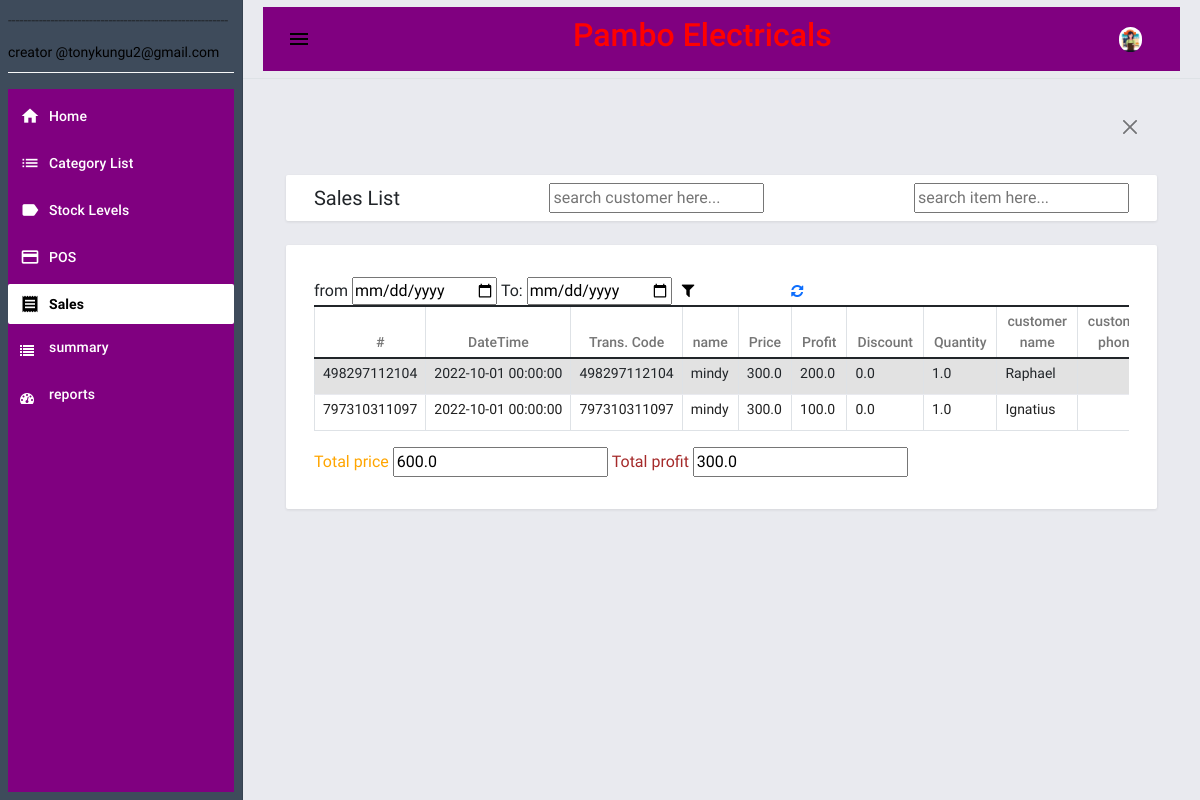
/sales (signed in), run on the app's committed database.
### pambo/database.py (models this page shows)
class sales(posData.Model): # sales info
    sid=posData.Column(posData.Integer,primary_key=True)
    serial=posData.Column(posData.String(100),nullable=False)
    scode=posData.Column(posData.String(100),nullable=False)
    sname=posData.Column(posData.String(100),nullable=False)
    sImage=posData.Column(posData.String(100),nullable=True)
    sDate=posData.Column(posData.DateTime,nullable=False,default=datetime.utcnow)
    sCost=posData.Column(posData.Float,nullable=False)
    sPrice=posData.Column(posData.Float,nullable=False)
    sPriceind=posData.Column(posData.Float,nullable=False)
    sDisc=posData.Column(posData.Float,nullable=True)
    sQuant=posData.Column(posData.Float,nullable=True)
    sProfit=posData.Column(posData.Float,nullable=False)
    sDebtin=posData.Column(posData.Float,nullable=True)
    sDebt=posData.Column(posData.Float,nullable=True)
    sDebtor=posData.Column(posData.String(100),nullable=True)
    sPhone=posData.Column(posData.String(100),nullable=True)
    sPay=posData.Column(posData.DateTime,nullable=True)
    sCreator=posData.Column(posData.String(100),nullable=False)

### pambo/routes.py (the view, shortened to what this page needs)
@app.route('/sales',methods=['GET','POST'])
@login_required
def salesInfo():
    sales_=sales.query.all()
    profit,price=profSum(sales_)
    return render_template('sales.html',sales=sales_,profit=profit,price=price)

### pambo/calc.py (called while the page is built)
def profSum(object):
    profit=[]
    price=[]
    for obj in object:
        profit.append(obj.sProfit)
        price.append(obj.sPrice)
    return sum(profit),sum(price)

### pambo/routes.py (called while the page is built)
@logins.user_loader
def load_user(id):
    return posUsers.query.get(int(id))

### pambo/template/sales.html (shortened to what this page needs)
{% extends "base.html" %}  {% block pageContent %}
<div class="mdc-layout-grid__cell stretch-card mdc-layout-grid__cell--span-12">
    <div class="mdc-card py-2">
        <div class="d-flex justify-content-between align-items-center">
            <h4 class="card-title mb-0">Sales List</h4>
            <input list="magicHouses" id="cname" name="cname" placeholder="search customer here..." />
            <input list="magicHouses" id="iname" name="iname" placeholder="search item here..." />
        </div>
    </div>
</div>
<div class="mdc-layout-grid__cell stretch-card mdc-layout-grid__cell--span-12">
    <div id="sales" class="mdc-card">
        <div class="table-responsive">
            <form action="{{url_for('salesInfo')}}" method="POST">
                <label>from</label>
                <input type="date" name="date1" id="date1">
                <label>To:</label>
                <input type="date" name="date2" id="date2">
                <button style="border: none; background: white;" type="submit"><i class="fa fa-filter"></i></button>
                <a href="{{url_for('salesInfo')}}">
                    <i class="fa fa-refresh"></i>
                 </a>
            </form>
            <table id="salesTab" class="table table-striped table-bordered">
                <colgroup>
                    <col width="5%">
                    <col width="20%">
                    <col width="20%">
                    <col width="25%">
                    <col width="15%">
                    <col width="15%">
                </colgroup>
                <thead>
                    <tr>
                        <th class="text-center py-1">#</th>
                        <th class="text-center py-1">DateTime</th>
                        <th class="text-center py-1">Trans. Code</th>
                        <th class="text-center py-1">name</th>
                        <th class="text-center py-1">Price</th>
                        <th class="text-center py-1">Profit</th>
                        <th class="text-center py-1">Discount</th>
                        <th class="text-center py-1">Quantity</th>
                        <th class="text-center py-1">customer name</th>
                        <th class="text-center py-1">customer phone</th>
                    </tr>
                </thead>
                <tbody id="saletab">
                    {% if current_user.user=="500" %}
                    {% for sale in sales %}
                    <tr>
                        <td class="px-2 py-1 text-center">{{sale.sid}}</td>
                        <td class="px-2 py-1 text-start">{{sale.sDate}}</td>
                        <td class="px-2 py-1 text-start">{{sale.scode}}</td>
                        <td class="px-2 py-1 text-start">{{sale.sname}}</td>
                        <td id="price" class="px-2 py-1 text-start">{{sale.sPrice}}</td>
                        <td id="profit" class="px-2 py-1 text-start">{{sale.sProfit}}</td>
                        <td id="profit" class="px-2 py-1 text-start">{{sale.sDisc}}</td>
                        <td id="profit" class="px-2 py-1 text-start">{{sale.sQuant}}</td>
                        <td id="profit" class="px-2 py-1 text-start">{{sale.sDebtor}}</td>
                        <td id="profit" class="px-2 py-1 text-start">{{sale.sPhone}}</td>
                    </tr>
                    {% endfor %}
                    {% endif %}
                </tbody>
            </table>
            {% if current_user.user=="500" %}
            <label style="color:orange">Total price</label>
            <input type="text" name="total_price" value="{{price}}">
            <label style="color:brown">Total profit</label>
            <input type="text" name="total_profit" value="{{profit}}">
            {% endif %}
        </div>
    </div>
</div>
{% endblock pageContent %}

### pambo/template/base.html (shortened to what this page needs)
<!DOCTYPE html>
<html lang="en">
<head>
    <link rel="stylesheet" href="/static/posAPP/assets/bootstrap/css/bootstrap.min.css">
    <link rel="stylesheet" href="/static/posAPP/assets/material-admin/vendors/mdi/css/materialdesignicons.min.css">
    <link rel="stylesheet" href="/static/posAPP/assets/material-admin/vendors/css/vendor.bundle.base.css">
    <link rel="stylesheet" href="/static/posAPP/assets/material-admin/vendors/flag-icon-css/css/flag-icon.min.css">
    <link rel="stylesheet" href="/static/posAPP/assets/material-admin/vendors/jvectormap/jquery-jvectormap.css">
    <link rel="stylesheet" href="/static/posAPP/assets/material-admin/css/demo/style.css">
    <link rel="stylesheet" href="/static/posAPP/assets/select2/dist/css/select2.min.css">
    <link rel="stylesheet" href="/static/posAPP/assets/default/css/style.css">
    <link rel="stylesheet"
    href=
"https://cdnjs.cloudflare.com/ajax/libs/font-awesome/4.7.0/css/font-awesome.min.css">
  </head>
</head>
<body>
    <div class="body-wrapper">
        {% block navigation %} {% include "navigation.html" %} {% endblock navigation %}
        <div class="main-wrapper mdc-drawer-app-content">
            {% block TopNavigation %} {% include "topNavigation.html" %} {% endblock TopNavigation %}
            <div class="page-wrapper mdc-toolbar-fixed-adjust">
                <main class="content-wrapper">
                    <div class="mdc-layout-grid py-1">
                        <div class="mdc-layout-grid__inner">
                            <div class="mdc-layout-grid__cell stretch-card mdc-layout-grid__cell--span-12">
                                <div class="alert alert w-100 rounded-0 mb-0">
                                    <div class="d-flex w-100">
                                        <div class="col-auto flex-shrink-1 flex-grow-1"></div>
                                        <div class="col-auto text-center">
                                            <button class="btn-close btn-sm text-sm" type="button" onclick="$(this).closest('.alert').remove()"></button>
                                        </div>
                                    </div>
                                </div>
                            </div>
                        </div>
                    </div>
                    <div class="mdc-layout-grid">
                        <div class="mdc-layout-grid__inner">
                            {% block pageContent %} {% endblock pageContent %}
                        </div>
                    </div>
                </main>
                <footer>
                    <div class="mdc-layout-grid">
                    </div>
                </footer>
            </div>
        </div>
    </div>
</body>
</html>

### pambo/template/navigation.html
<aside class="mdc-drawer mdc-drawer--dismissible mdc-drawer--open bg-dark bg-gradient">
    <div class="mdc-drawer__header border-bottom border-light">
        <p>---------------------------------------------------------</p>
        <p style="color:black">creator @tonykungu2@gmail.com</p>
    </div>
    <div class="mdc-drawer__content" style="background-color:purple">
        <div class="mdc-list-group">
            <nav class="mdc-list mdc-drawer-menu">
                <div class="mdc-list-item mdc-drawer-item">
                    <a class="mdc-drawer-link" href="{{url_for('home')}}">
                        <i class="material-icons mdc-list-item__start-detail mdc-drawer-item-icon" aria-hidden="true">home</i> Home
                    </a>
                </div>
                <div class="mdc-list-item mdc-drawer-item">
                    <a class="mdc-drawer-link" href="{{url_for('catInfo')}}">
                        <i class="material-icons mdc-list-item__start-detail mdc-drawer-item-icon" aria-hidden="true">list</i> Category List
                    </a>
                </div>
                <div class="mdc-list-item mdc-drawer-item">
                    <a class="mdc-drawer-link" href="{{url_for('prodInfo')}}">
                        <i class="material-icons mdc-list-item__start-detail mdc-drawer-item-icon" aria-hidden="true">label</i> Stock Levels
                    </a>
                </div>
                <div class="mdc-list-item mdc-drawer-item">
                    <a class="mdc-drawer-link" href="{{url_for('posPage')}}">
                        <i class="material-icons mdc-list-item__start-detail mdc-drawer-item-icon" aria-hidden="true">payment</i> POS
                    </a>
                </div>
                <div class="mdc-list-item mdc-drawer-item">
                    <a class="mdc-drawer-link" href="{{url_for('salesInfo')}}">
                        <i class="material-icons mdc-list-item__start-detail mdc-drawer-item-icon" aria-hidden="true">receipt</i> Sales
                    </a>
                </div>
                {% if current_user.user=="500" %}
                <div class="mdc-list-item mdc-drawer-item">
                    <a class="mdc-drawer-link" href="{{url_for('summaryInfo')}}">
                        <i class="fa fa-list"></i>
                       <p style="margin-left:15px">summary</p>
                    </a>
                </div>
                 <div class="mdc-list-item mdc-drawer-item">
                    <a class="mdc-drawer-link" href="{{url_for('graphs')}}">
                        <i class="fa fa-dashboard"></i>
                       <p style="margin-left:15px">reports</p>
                    </a>
                </div>
                {% endif %}
            </nav>
        </div>
    </div>
</aside>

### pambo/template/topNavigation.html (shortened to what this page needs)
<header class="mdc-top-app-bar border-bottom shadow">
    <div class="mdc-top-app-bar__row" style="background-color:purple">
        <div class="mdc-top-app-bar__section mdc-top-app-bar__section--align-start">
            <button class="material-icons mdc-top-app-bar__navigation-icon mdc-icon-button sidebar-toggler">menu</button>
            <h3 class="glow" style="margin-left:250px; font-size: 32px;">Pambo Electricals</h3>
        </div>
        <div class="mdc-top-app-bar__section mdc-top-app-bar__section--align-end mdc-top-app-bar__section-right" style="background-color:purple">
            <div class="menu-button-container menu-profile d-none d-md-block">
                <button class="mdc-button mdc-menu-button">
                    <span class="d-flex align-items-center">
                    <span class="figure">
                        <img src="/static/posAPP/assets/material-admin/images/faces/index.png" alt="user" class="user">
                    </span>
                    </span>
                </button>
            </div>
        </div>
    </div>
</header>

### pambo/static/posAPP/assets/default/css/style.css (style rules this page uses)
html, body { height: 100%; width: 100%; }
.body-wrapper .main-wrapper .page-wrapper .content-wrapper { min-height: calc(100vh - 84px - 62px) !important; }
.mdc-drawer { background: unset; }
.mdc-drawer__header, .mdc-drawer__content { margin: .5em !important; }
.mdc-list-item.mdc-drawer-item { margin-left: 0 !important; margin-right: 0 !important; }

### pambo/template/topNavigation.html (style rules this page uses)
.glow { font-size: 70px; color: red; text-align: center; -webkit-animation: glow 1s ease-in-out infinite alternate; -moz-animation: glow 1s ease-in-out infinite alternate; animation: glow 1s ease-in-out infinite alternate; }

### data on the page
sales: sid "498297112104", sDate "2022-10-01 00:00:00", scode "498297112104", sname "mindy", sPrice "300.0", sProfit "200.0", sDisc "0.0", sQuant "1.0", sDebtor "Raphael"
sales: sid "797310311097", sDate "2022-10-01 00:00:00", scode "797310311097", sname "mindy", sPrice "300.0", sProfit "100.0", sDisc "0.0", sQuant "1.0", sDebtor "Ignatius"
